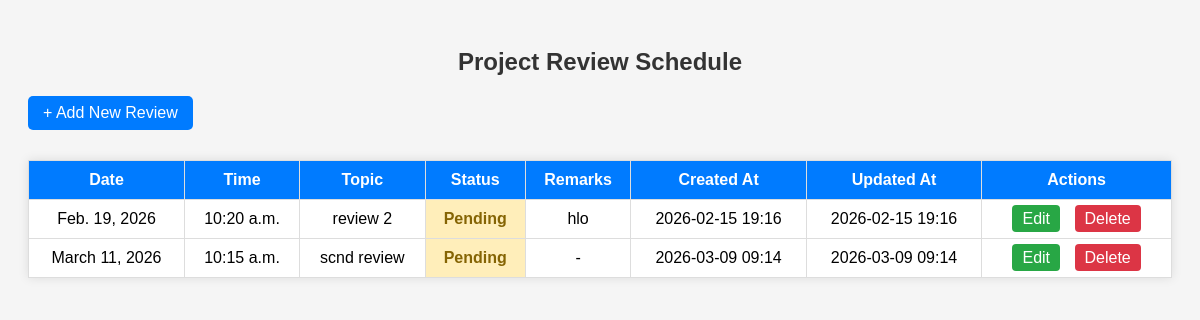
/WAdmin/review-schedule/, run on an earlier commit of the app's database.
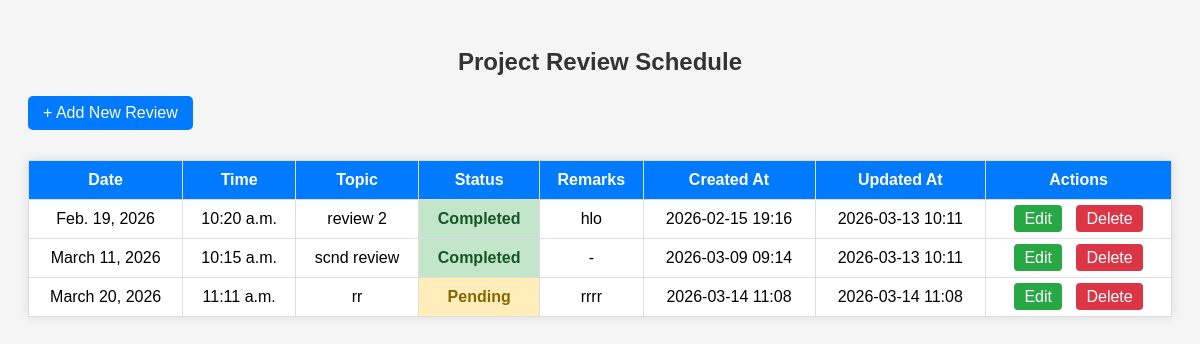
And on a later commit of the database.
### Admin/models.py (models this page shows, shortened)
class ReviewSchedule(models.Model):
    review_date = models.DateField()
    review_time = models.TimeField()
    review_topic = models.CharField(max_length=200)
    STATUS_CHOICES = [
        ('Pending', 'Pending'),
        ('Completed', 'Completed'),
        ('Cancelled', 'Cancelled'),
    ]
    review_status = models.CharField(max_length=20, choices=STATUS_CHOICES, default='Pending')
    remarks = models.TextField(blank=True, null=True)  # optional notes
    created_at = models.DateTimeField(auto_now_add=True)
    updated_at = models.DateTimeField(auto_now=True)

### Admin/views.py (the view)
# urls.py: path('review-schedule/', views.review_schedule, name='review_schedule'),
def review_schedule(request):
    reviews = ReviewSchedule.objects.all().order_by('review_date', 'review_time')
    context = {'reviews': reviews}
    return render(request, 'Admin/review_schedule.html', context)

### Admin/templates/Admin/review_schedule.html (shortened to what this page needs)
<!doctype html>
<html lang="en">
  <head>
  </head>
  <body>
    <h2>Project Review Schedule</h2>
    <a href="{% url 'WAdmin:review_schedule_add' %}" class="add-btn"
      >+ Add New Review</a
    >
    {% if reviews %}
    <table>
      <tr>
        <th>Date</th>
        <th>Time</th>
        <th>Topic</th>
        <th>Status</th>
        <th>Remarks</th>
        <th>Created At</th>
        <th>Updated At</th>
        <th>Actions</th>
      </tr>
      {% for review in reviews %}
      <tr>
        <td>{{ review.review_date }}</td>
        <td>{{ review.review_time }}</td>
        <td>{{ review.review_topic }}</td>
        <td class="status-{{ review.review_status }}">
          {{ review.review_status }}
        </td>
        <td>{{ review.remarks|default:"-" }}</td>
        <td>{{ review.created_at|date:"Y-m-d H:i" }}</td>
        <td>{{ review.updated_at|date:"Y-m-d H:i" }}</td>
        <td class="action-buttons">
          <a
            href="{% url 'WAdmin:review_schedule_edit' review.id %}"
            class="edit-btn"
            >Edit</a
          >
          <a
            href="{% url 'WAdmin:review_schedule_delete' review.id %}"
            class="delete-btn"
            onclick="return confirm('Are you sure?');"
            >Delete</a
          >
        </td>
      </tr>
      {% endfor %}
    </table>
    {% else %}
    <p class="no-data">No review scheduled yet.</p>
    {% endif %}
  </body>
</html>

What changed in the data, as far as the page shows it:
changed ReviewSchedule "Feb. 19, 2026": review_status "Pending" → "Completed"; updated_at "2026-02-15 19:16" → "2026-03-13 10:11"
changed ReviewSchedule "March 11, 2026": review_status "Pending" → "Completed"; updated_at "2026-03-09 09:14" → "2026-03-13 10:11"
added ReviewSchedule: review_date "March 20, 2026", review_time "11:11 a.m.", review_topic "rr", review_status "Pending", remarks "rrrr", created_at "2026-03-14 11:08", updated_at "2026-03-14 11:08"
